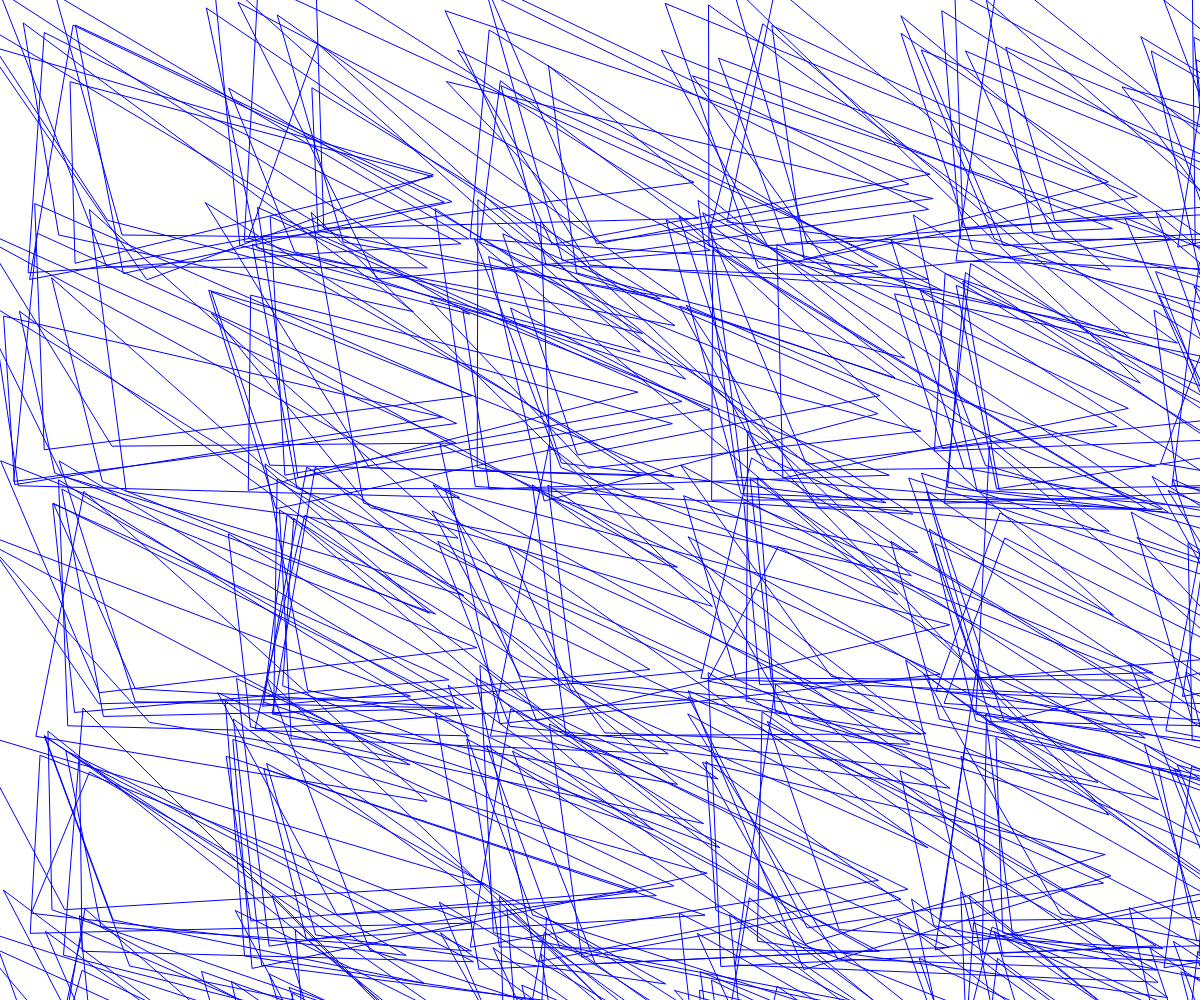
Frame 1 (no input)
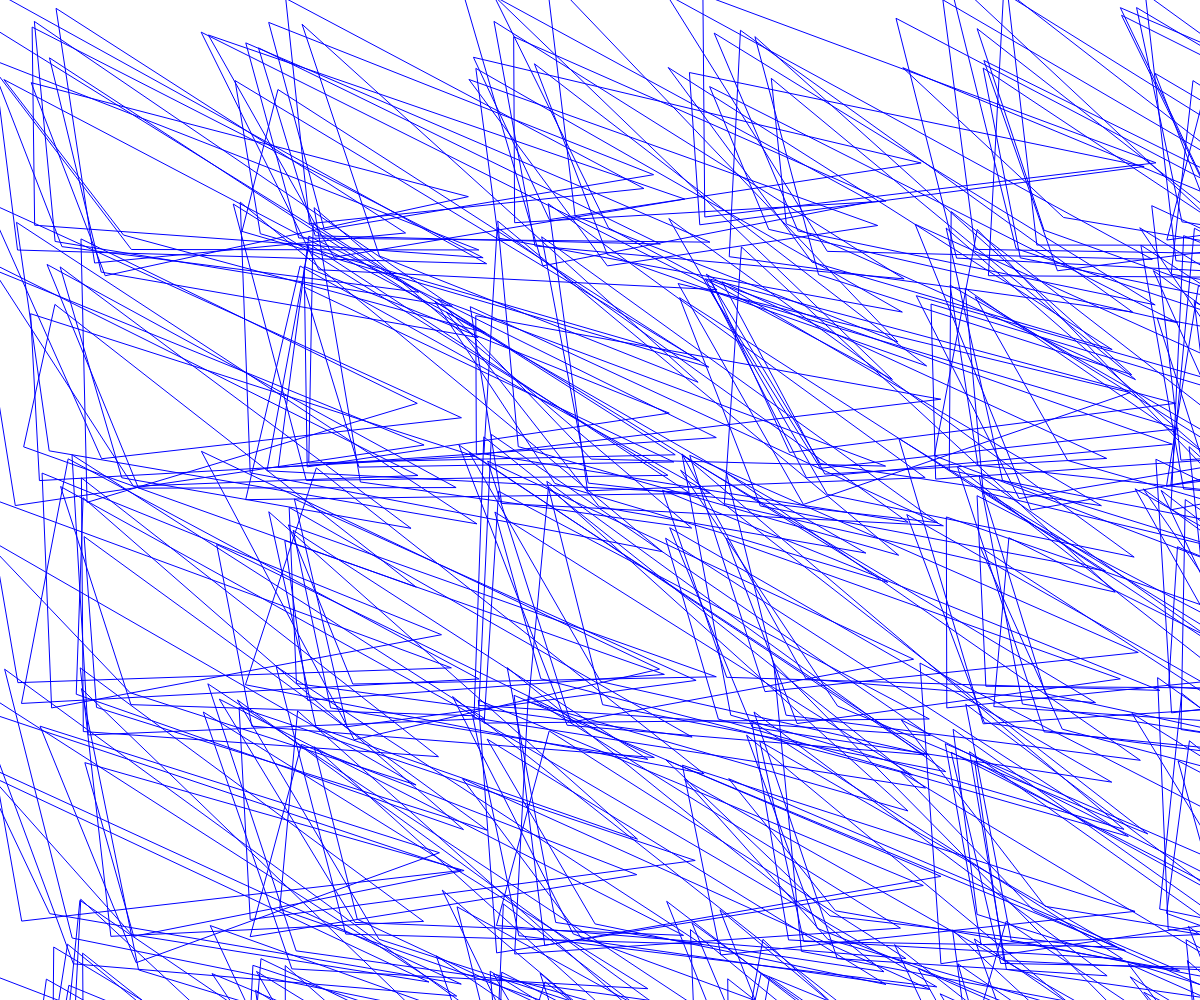
Frame 60 (no input)
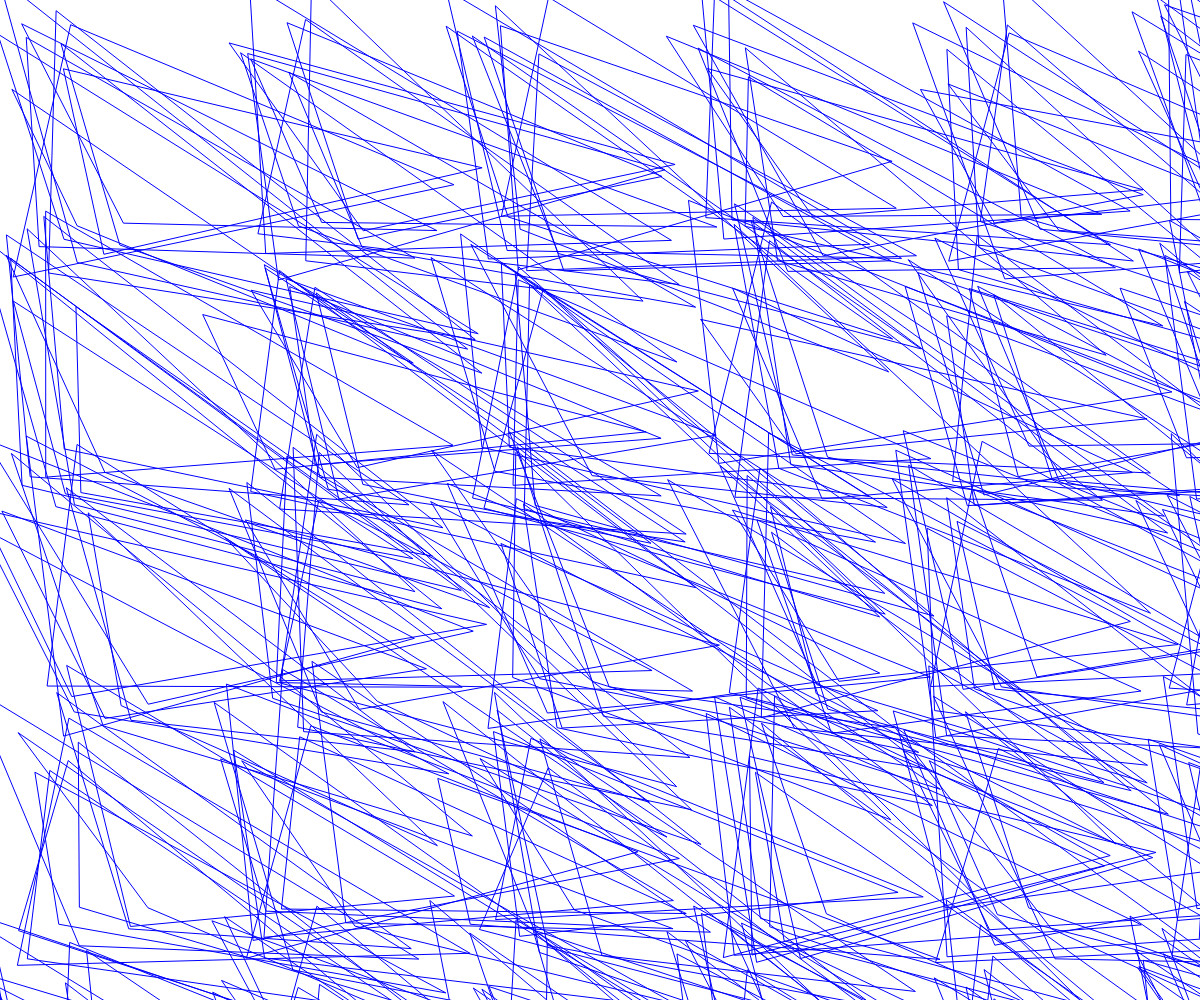
Frame 120 (the mouse pressed at the canvas centre since frame 60)

The p5.js sketch that drew these frames (run headless with seeded random() and noise() and a simulated clock; from frame 60 on, the mouse is pressed at the canvas centre):

// p5.js sketch
// ── sketch.js
function setup() {
  createCanvas(windowWidth, windowHeight);
  stroke(0, 0, 255);
  noFill();
  frameRate(20);

  background(255);
  translate(30, 30);
}

function draw() {
  background(255);
  translate(30, 30);
  for (var x = 0; x < width - 30; x += 230) {
    for (var y = 0; y < height - 30; y += 230) {
      for (let i = 0; i < 9; i++) {
        triangle(
          random(-60 + x, 60 + x),
          random(-60 + y, 60 + y),
          random(375 + x, 460 + x),
          random(358 + y, 130 + y),
          random(-20 + x, 120 + x),
          random(186 + y, 250 + y)
        );
      }
    }
  }
}
